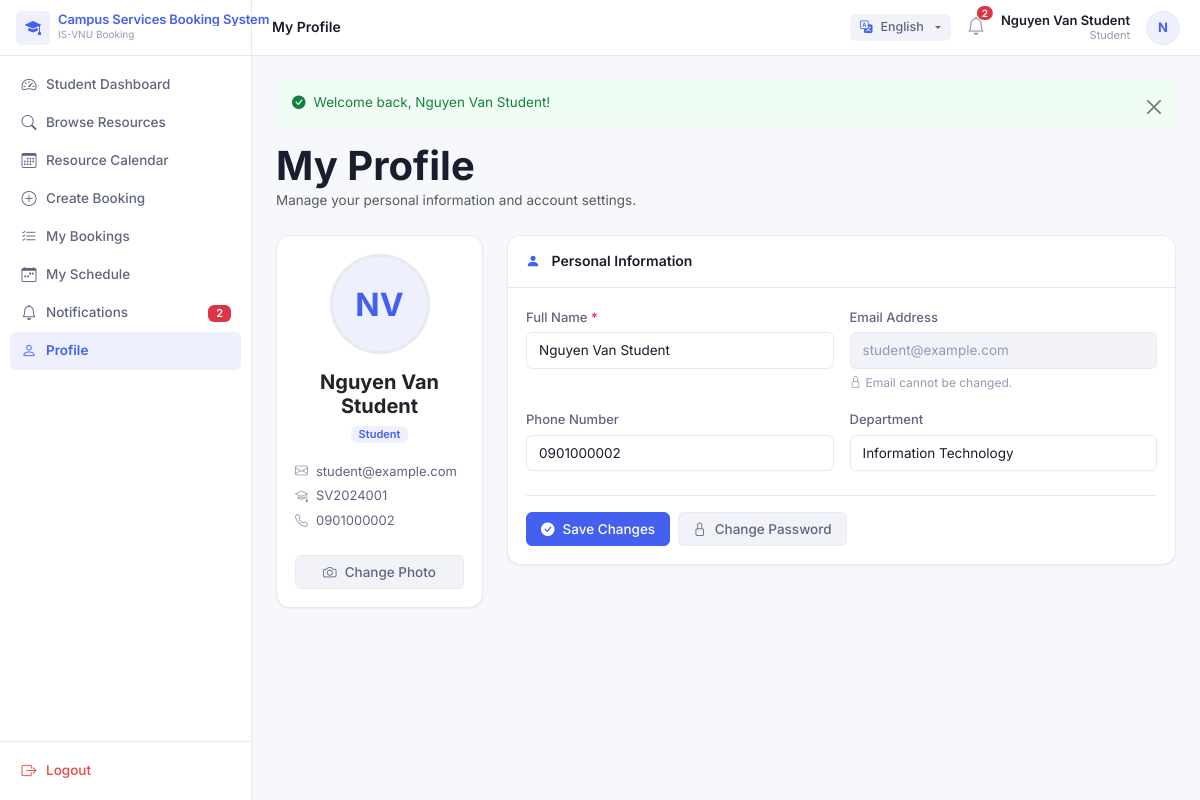
Page /index.php?page=profile (signed in) on the committed database.
### tables this page shows
CREATE TABLE users (
  id INT UNSIGNED AUTO_INCREMENT PRIMARY KEY,
  department_id INT UNSIGNED DEFAULT NULL,
  full_name VARCHAR(150) NOT NULL,
  username VARCHAR(80) NOT NULL UNIQUE,
  email VARCHAR(150) NOT NULL UNIQUE,
  password_hash VARCHAR(255) NOT NULL,
  phone VARCHAR(20) DEFAULT NULL,
  student_code VARCHAR(30) DEFAULT NULL UNIQUE,
  staff_code VARCHAR(30) DEFAULT NULL UNIQUE,
  avatar VARCHAR(255) DEFAULT NULL,
  status ENUM('active','inactive','suspended') NOT NULL DEFAULT 'active',
  created_at TIMESTAMP DEFAULT CURRENT_TIMESTAMP,
  updated_at TIMESTAMP DEFAULT CURRENT_TIMESTAMP ON UPDATE CURRENT_TIMESTAMP,
  FOREIGN KEY (department_id) REFERENCES departments(id) ON DELETE SET NULL,
  INDEX idx_users_status (status)
);

CREATE TABLE departments (
  id INT UNSIGNED AUTO_INCREMENT PRIMARY KEY,
  department_name VARCHAR(100) NOT NULL UNIQUE,
  description TEXT,
  created_at TIMESTAMP DEFAULT CURRENT_TIMESTAMP,
  updated_at TIMESTAMP DEFAULT CURRENT_TIMESTAMP ON UPDATE CURRENT_TIMESTAMP
);

### app/views/profile/index.php (the view, shortened to what the rows shown need)
<?php
$avatarUrl = !empty($user['avatar']) ? asset('avatars/' . $user['avatar']) : null;
$initials  = strtoupper(implode('', array_map(
    fn($w) => $w[0],
    array_slice(explode(' ', $user['full_name']), 0, 2)
)));
?>
<div class="mb-4">
  <h1 class="fw-bold mb-0">My Profile</h1>
</div>
<div class="row g-4">
  <div class="col-md-4 col-lg-3">
    <div class="card text-center">
      <div class="card-body py-4">
        <div class="mb-3 position-relative d-inline-block">
          <?php if ($avatarUrl): ?>
          <img src="<?= $avatarUrl ?>" alt="Avatar"
               class="rounded-circle"
               style="width:100px;height:100px;object-fit:cover;border:3px solid var(--border)">
          <?php else: ?>
          <div class="rounded-circle d-flex align-items-center justify-content-center fw-bold mx-auto"
               style="width:100px;height:100px;font-size:2rem;background:var(--primary-soft);color:var(--primary);border:3px solid var(--border)">
            <?= $initials ?>
          </div>
          <?php endif; ?>
        </div>
        <h5 class="fw-bold mb-1"><?= e($user['full_name']) ?></h5>
        <div class="mb-2">
          <span class="badge" style="background:var(--primary-soft);color:var(--primary);font-weight:600">
          </span>
        </div>
        <div class="d-flex flex-column gap-1 text-start mt-3" style="font-size:13px;color:var(--text-sub)">
          <div><i class="bi bi-envelope me-2" style="color:var(--text-muted)"></i><?= e($user['email']) ?></div>
          <?php if (!empty($user['student_code'])): ?>
          <div><i class="bi bi-mortarboard me-2" style="color:var(--text-muted)"></i><?= e($user['student_code']) ?></div>
          <?php endif; ?>
          <?php if (!empty($user['phone'])): ?>
          <div><i class="bi bi-telephone me-2" style="color:var(--text-muted)"></i><?= e($user['phone']) ?></div>
          <?php endif; ?>
        </div>
        <form method="POST" action="<?= route_url('profile', 'upload-avatar') ?>"
              enctype="multipart/form-data" class="mt-4">
          <label class="btn btn-light w-100" style="cursor:pointer">
          </label>
        </form>
      </div>
    </div>
  </div>
  <div class="col-md-8 col-lg-9">
    <div class="card">
      <div class="card-body">
        <form method="POST" action="<?= route_url('profile', 'update') ?>">
          <div class="row g-3">
            <div class="col-md-6">
              <label class="form-label">Full Name <span class="text-danger">*</span></label>
              <input type="text" name="full_name" class="form-control"
                     value="<?= e($user['full_name']) ?>" required>
            </div>
            <div class="col-md-6">
              <label class="form-label">Email Address</label>
              <input type="email" class="form-control"
                     value="<?= e($user['email']) ?>"
                     style="background:var(--bg-muted);color:var(--text-muted)"
                     readonly>
              <div class="form-text"><i class="bi bi-lock me-1"></i>Email cannot be changed.</div>
            </div>
            <div class="col-md-6">
              <label class="form-label">Phone Number</label>
              <input type="tel" name="phone" class="form-control"
                     value="<?= e($user['phone'] ?? '') ?>"
                     placeholder="e.g. 0901234567">
            </div>
            <div class="col-md-6">
              <label class="form-label">Department</label>
              <select name="department_id" class="form-select">
                <?php foreach ($departments as $dept): ?>
                <option value="<?= $dept['id'] ?>"
                        <?= ($user['department_id'] ?? '') == $dept['id'] ? 'selected' : '' ?>>
                  <?= e($dept['department_name']) ?>
                </option>
                <?php endforeach; ?>
              </select>
            </div>
          </div>
        </form>
      </div>
    </div>
  </div>
</div>

### app/views/layouts/sidebar.php (shortened to what the rows shown need)
<?php
$role = Auth::primaryRole();
$user = Auth::user();
$unreadNotifications = 0;
if ($user) {
    $unreadNotifications = (new NotificationRepository())->countUnread((int) $user['id']);
}
?>
<nav id="sidebar" class="sidebar">
  <ul class="nav flex-column sidebar-nav" id="sidebarNav">
    <?php
    $groupId = 0;
    $inGroup = false;
    foreach ($navItems as $item):
        if (isset($item['group'])):
            if ($inGroup) echo '</ul></li>';
            $groupId++;
            $gid = 'sidebarGroup' . $groupId;
            $isOpen = 'true';
            $collapseClass = 'show';
            $inGroup = true;
    ?>
        <li class="nav-item sidebar-group-item">
          <a class="sidebar-group-toggle text-decoration-none"
             href="#<?= $gid ?>" data-bs-toggle="collapse" aria-expanded="<?= $isOpen ?>">
            <span class="sidebar-group-label-text"><?= e(__($item['group'])) ?></span>
            <i class="bi bi-chevron-down sidebar-chevron"></i>
          </a>
          <ul class="nav flex-column collapse <?= $collapseClass ?>" id="<?= $gid ?>">
    <?php
        else:
            $active = is_active_nav($item['page'], $item['action']);
    ?>
        <li class="nav-item">
          <a class="nav-link sidebar-link <?= $active ? 'active' : '' ?>" href="<?= route_url($item['page'], $item['action']) ?>">
            <i class="bi <?= e($item['icon']) ?>"></i><?= e(__($item['label'])) ?>
            <?php if ($item['page'] === 'notifications' && $unreadNotifications > 0): ?>
              <span class="badge bg-danger ms-auto"><?= $unreadNotifications ?></span>
            <?php endif; ?>
          </a>
        </li>
    <?php
        endif;
    endforeach;
    ?>
  </ul>
</nav>

### app/views/layouts/topbar.php (shortened to what the rows shown need)
<?php
$user = Auth::user();
$role = Auth::primaryRole();
$unreadNotifications = 0;
if ($user) {
    $unreadNotifications = (new NotificationRepository())->countUnread((int) $user['id']);
}
?>
<header class="topbar">
  <div class="d-flex align-items-center gap-3">
    <div class="dropdown">
      <button class="btn btn-sm btn-light border-0 dropdown-toggle d-flex align-items-center gap-2" type="button" id="langDropdown" data-bs-toggle="dropdown" aria-expanded="false">
      </button>
    </div>
    <a href="<?= route_url('notifications') ?>" class="position-relative text-decoration-none"
       style="color:var(--text-muted)" title="Notifications">
      <i class="bi bi-bell" style="font-size:18px"></i>
      <?php if ($unreadNotifications > 0): ?>
        <span class="position-absolute top-0 start-100 translate-middle badge rounded-pill bg-danger notification-badge">
          <?= $unreadNotifications ?>
        </span>
      <?php endif; ?>
    </a>
    <div class="d-none d-sm-flex flex-column text-end" style="line-height:1.2">
      <span class="fw-semibold" style="font-size:13px"><?= e($user['full_name'] ?? '') ?></span>
      <span style="font-size:11px;color:var(--text-muted)"><?= e(__($role)) ?></span>
    </div>
    <a href="<?= route_url('profile') ?>" class="avatar-circle text-decoration-none" title="Profile">
      <?= strtoupper(substr($user['full_name'] ?? 'U', 0, 1)) ?>
    </a>
  </div>
</header>

### rows in the picture
users: id "2", full_name "Nguyen Van Student", full_name "N", full_name "NV", email "student@example.com", student_code "SV2024001", phone "0901000002", department_id "Information Technology"

### other values in the picture
setting('system_name', 'Campus Services') "Campus Services Booking System"
__($item['label']) "Student Dashboard"
__($item['label']) "Browse Resources"
__($item['label']) "Resource Calendar"
__($item['label']) "Create Booking"
__($item['label']) "My Bookings"
__($item['label']) "My Schedule"
__($item['label']) "Notifications"
__($item['label']) "Profile"
__('Logout') "Logout"
__($title ?? '') "My Profile"
__($role) "Student"
$msg "Welcome back, Nguyen Van Student!"
$rolesList "Student"
